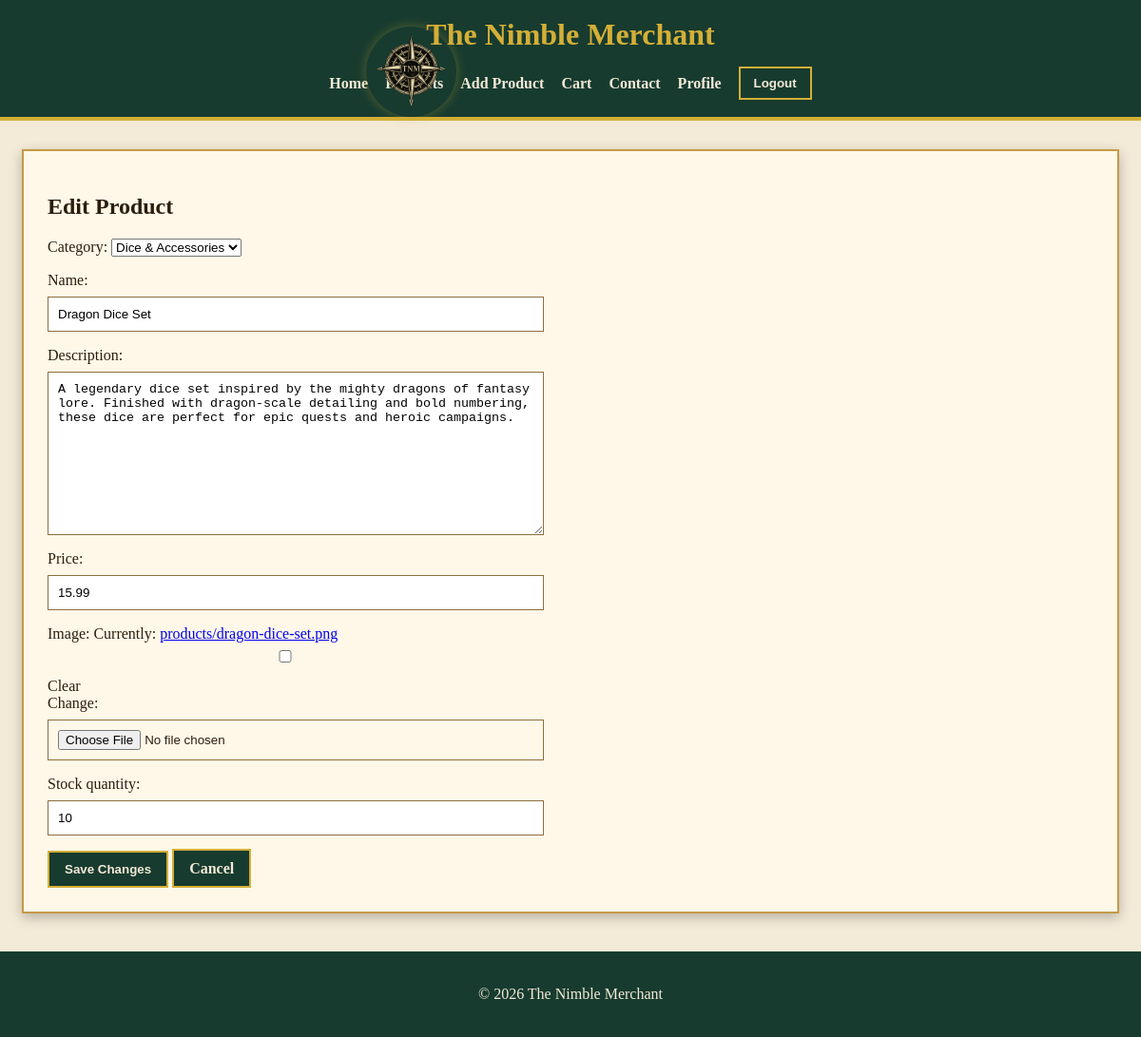
The app's page /products/2/edit/ (signed in) with its own data.
### products/models.py (models this page shows, shortened)
class Product(models.Model):
    category = models.ForeignKey(
        Category,
        null=True,
        blank=True,
        on_delete=models.SET_NULL
    )
    name = models.CharField(max_length=254)
    description = models.TextField()
    price = models.DecimalField(max_digits=6, decimal_places=2)
    image = models.ImageField(upload_to='products/', null=True, blank=True)
    stock_quantity = models.PositiveIntegerField(default=0)

class Category(models.Model):
    name = models.CharField(max_length=254)
    friendly_name = models.CharField(max_length=254, blank=True, null=True)
    class Meta:
        verbose_name_plural = 'Categories'
    def __str__(self):
        return self.name

### products/views.py (the view)
@staff_member_required
def edit_product(request, product_id):
    product = get_object_or_404(Product, pk=product_id)
    if request.method == "POST":
        form = ProductForm(
            request.POST,
            request.FILES,
            instance=product,
        )
        if form.is_valid():
            product = form.save()
            return redirect("product_detail", product_id=product.id)
    else:
        form = ProductForm(instance=product)
    context = {
        "form": form,
        "product": product,
        "page_title": "Edit Product",
        "button_text": "Save Changes",
    }
    return render(request, "products/product_form.html", context)

### products/forms.py
class ProductForm(forms.ModelForm):
    class Meta:
        model = Product
        fields = "__all__"

### products/templates/products/product_form.html (shortened to what this page needs)
{% extends "base.html" %}
{% block content %}
<section class="product-form-section">
    <h1>{{ page_title }}</h1>
    <form method="post" enctype="multipart/form-data">
        {{ form.as_p }}
        <button type="submit" class="button">
            {{ button_text }}
        </button>
        <a href="{% url 'products' %}" class="button">
            Cancel
        </a>
    </form>
</section>
{% endblock %}

### static/css/base.css (style rules this page uses)
body { margin: 0; font-family: Georgia, 'Times New Roman', serif; background: #f3ead7; color: #2b1d0e; }
button, a.button { background: #173b2f; color: #f3ead7; border: 2px solid #d4af37; padding: 10px 16px; cursor: pointer; text-decoration: none; font-weight: bold; }
input, textarea { display: block; width: 100%; max-width: 500px; padding: 10px; margin: 8px 0 16px 0; border: 1px solid #8b6f3e; }

### records on screen
Product: category "Dice & Accessories", description "A legendary dice set inspired by the mighty dragons of fantasy lore. Finished with dragon-scale detailing and bold numbering, these dice are perfect for epic quests and heroic campaigns.", price "15.99", stock_quantity "10"
Category: name "Dragon Dice Set"

### other values on screen
{{ page_title }} "Edit Product"
{{ button_text }} "Save Changes"
